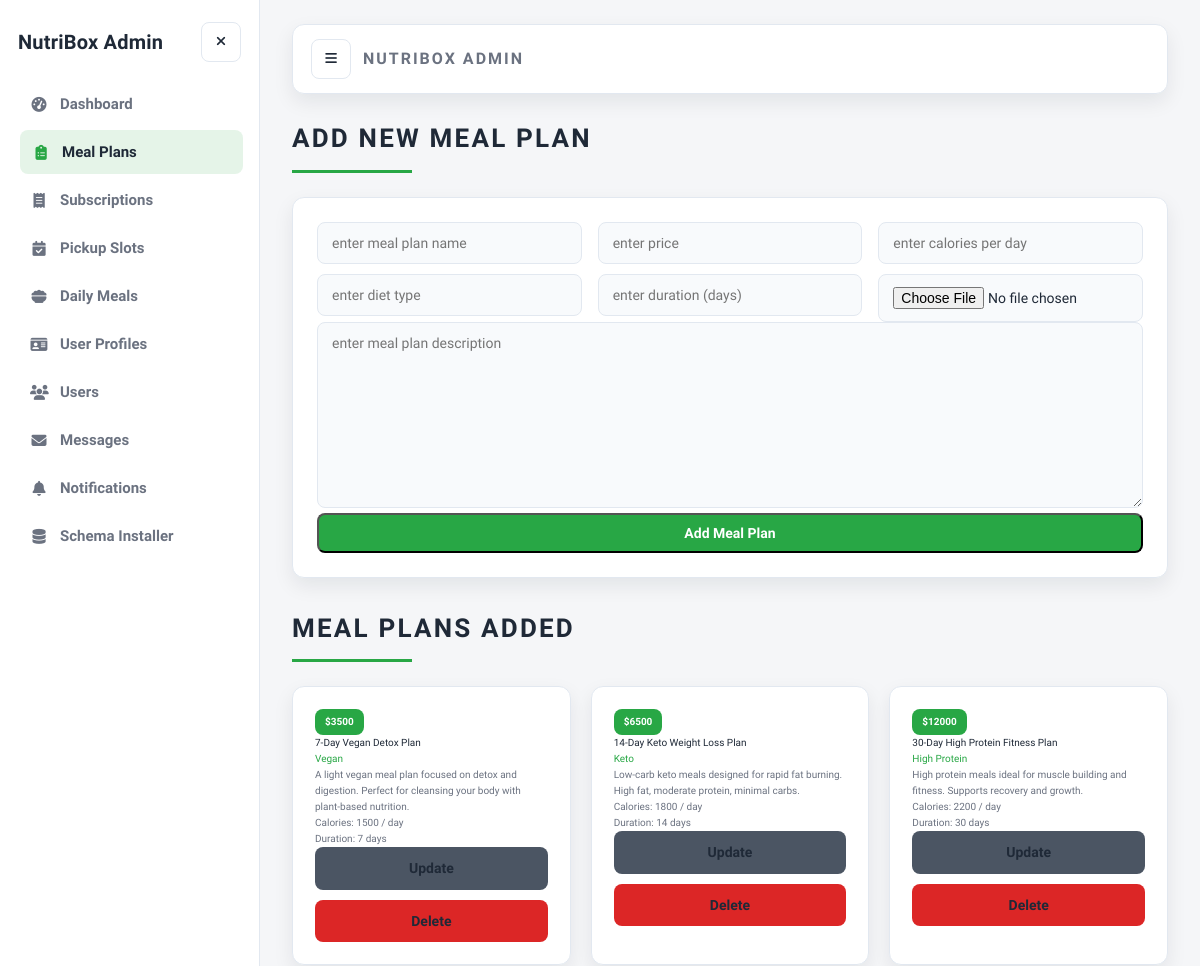
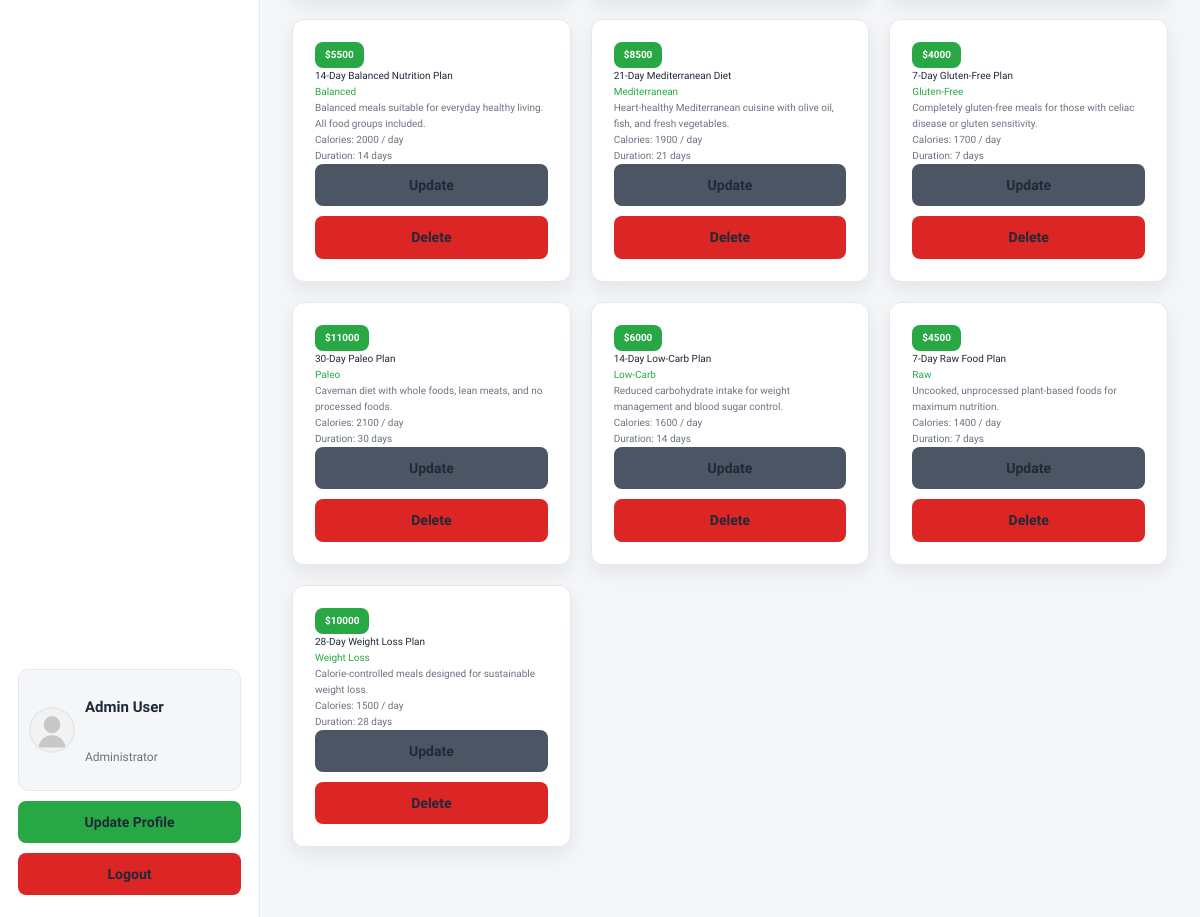
/admin/admin_products.php (signed in), run on the app's committed database (2 pictures, top to bottom).
### tables this page shows
CREATE TABLE IF NOT EXISTS users (
  id INT(100) NOT NULL AUTO_INCREMENT,
  name VARCHAR(100) NOT NULL,
  email VARCHAR(100) NOT NULL,
  password VARCHAR(255) NOT NULL,
  user_type VARCHAR(20) NOT NULL DEFAULT 'user',
  image VARCHAR(100) NOT NULL DEFAULT 'default-avatar.svg',
  PRIMARY KEY (id),
  UNIQUE KEY unique_email (email)
);

CREATE TABLE IF NOT EXISTS meal_plans (
  id INT(100) NOT NULL AUTO_INCREMENT,
  name VARCHAR(100) NOT NULL,
  description VARCHAR(500) NOT NULL,
  price INT(100) NOT NULL,
  duration INT(10) NOT NULL COMMENT 'Duration in days',
  calories INT(10) NOT NULL,
  diet_type VARCHAR(50) NOT NULL,
  image VARCHAR(100) NOT NULL,
  PRIMARY KEY (id)
);

### admin/admin_products.php (the view, shortened to what this page needs)
<?php
require_once __DIR__ . "/admin_auth.php";
?>
<!DOCTYPE html>
<html lang="en">
<head>
   <link rel="stylesheet" href="https://cdnjs.cloudflare.com/ajax/libs/font-awesome/6.1.1/css/all.min.css">
   <link rel="stylesheet" href="css/admin_style.css">
</head>
<body class="admin-body">
<?php include "admin_header.php"; ?>
<section class="add-products">
   <h1 class="title">add new meal plan</h1>
   <form action="" method="POST" enctype="multipart/form-data">
      <div class="flex">
         <div class="inputBox">
            <input type="text" name="name" class="box" required placeholder="enter meal plan name">
            <input type="text" name="diet_type" class="box" required placeholder="enter diet type">
         </div>
         <div class="inputBox">
            <input type="number" min="0" name="price" class="box" required placeholder="enter price">
            <input type="number" min="1" name="duration" class="box" required placeholder="enter duration (days)">
         </div>
         <div class="inputBox">
            <input type="number" min="0" name="calories" class="box" required placeholder="enter calories per day">
            <input type="file" name="image" required class="box" accept="image/jpg, image/jpeg, image/png">
         </div>
      </div>
      <textarea name="description" class="box" required placeholder="enter meal plan description" cols="30" rows="10"></textarea>
      <input type="submit" class="btn" value="add meal plan" name="add_meal_plan">
   </form>
</section>
<section class="show-products">
   <h1 class="title">meal plans added</h1>
   <div class="box-container">
   <?php
   $show_plans = $conn->prepare("SELECT * FROM `meal_plans`");
   $show_plans->execute();
   if ($show_plans->rowCount() > 0) {
       while ($fetch_plan = $show_plans->fetch(PDO::FETCH_ASSOC)) { ?>
   <div class="box">
      <div class="price">$<?= $fetch_plan["price"] ?></div>
      <div class="name"><?= $fetch_plan["name"] ?></div>
      <div class="cat"><?= $fetch_plan["diet_type"] ?></div>
      <div class="details"><?= $fetch_plan["description"] ?></div>
      <div class="details">Calories: <?= $fetch_plan["calories"] ?> / day</div>
      <div class="details">Duration: <?= $fetch_plan["duration"] ?> days</div>
      <div class="flex-btn">
         <a href="admin_update_product.php?update=<?= $fetch_plan[
             "id"
         ] ?>" class="option-btn">update</a>
         <a href="admin_products.php?delete=<?= $fetch_plan[
             "id"
         ] ?>" class="delete-btn" onclick="return confirm('delete this meal plan?');">delete</a>
      </div>
   </div>
   <?php }
   } else {
       echo '<p class="empty">no meal plans added yet!</p>';
   }
   ?>
   </div>
</section>
<?php include "admin_footer.php"; ?>
</body>
</html>

### admin/admin_sidebar.php (shortened to what this page needs)
<?php
function admin_nav_link($label, $href, $icon, $aliases = [])
{
    $current_page = basename($_SERVER["PHP_SELF"]);
    $active = in_array($current_page, array_merge([$href], $aliases), true);
    $active_class = $active ? " active" : "";
    echo '<a class="nav-link' .
        $active_class .
        '" href="' .
        $href .
        '"><i class="fas ' .
        $icon .
        '"></i><span>' .
        $label .
        "</span></a>";
}
?>
<aside class="admin-sidebar">
   <div class="sidebar-brand">
      <a href="admin_page.php" class="logo">NutriBox Admin</a>
      <button class="icon-btn sidebar-close" type="button" data-sidebar-toggle aria-label="Close sidebar">
         <i class="fas fa-times"></i>
      </button>
   </div>
   <nav class="sidebar-nav">
      <?php
      admin_nav_link("Dashboard", "admin_page.php", "fa-gauge-high");
      ?>
   </nav>
   <div class="sidebar-footer">
      <?php
      $select_profile = $conn->prepare("SELECT * FROM `users` WHERE id = ?");
      $select_profile->execute([$admin_id]);
      $fetch_profile = $select_profile->fetch(PDO::FETCH_ASSOC);
      ?>
      <div class="profile-card">
         <img src="../uploaded_img/<?= $fetch_profile["image"] ?>" alt="">
         <div class="profile-info">
            <p class="profile-name"><?= $fetch_profile["name"] ?></p>
            <p class="profile-role">Administrator</p>
         </div>
      </div>
      <a href="admin_update_profile.php" class="btn">update profile</a>
      <a href="logout.php" class="delete-btn">logout</a>
   </div>
</aside>

### data on the page
users: image (placeholder picture), name "Admin User"
meal_plans: price "3500", name "7-Day Vegan Detox Plan", diet_type "Vegan", description "A light vegan meal plan focused on detox and digestion. Perfect for cleansing your body with plant-based nutrition.", calories "1500", duration "7"
meal_plans: price "6500", name "14-Day Keto Weight Loss Plan", diet_type "Keto", description "Low-carb keto meals designed for rapid fat burning. High fat, moderate protein, minimal carbs.", calories "1800", duration "14"
meal_plans: price "12000", name "30-Day High Protein Fitness Plan", diet_type "High Protein", description "High protein meals ideal for muscle building and fitness. Supports recovery and growth.", calories "2200", duration "30"
meal_plans: price "5500", name "14-Day Balanced Nutrition Plan", diet_type "Balanced", description "Balanced meals suitable for everyday healthy living. All food groups included.", calories "2000", duration "14"
meal_plans: price "8500", name "21-Day Mediterranean Diet", diet_type "Mediterranean", description "Heart-healthy Mediterranean cuisine with olive oil, fish, and fresh vegetables.", calories "1900", duration "21"
meal_plans: price "4000", name "7-Day Gluten-Free Plan", diet_type "Gluten-Free", description "Completely gluten-free meals for those with celiac disease or gluten sensitivity.", calories "1700", duration "7"
meal_plans: price "11000", name "30-Day Paleo Plan", diet_type "Paleo", description "Caveman diet with whole foods, lean meats, and no processed foods.", calories "2100", duration "30"
meal_plans: price "6000", name "14-Day Low-Carb Plan", diet_type "Low-Carb", description "Reduced carbohydrate intake for weight management and blood sugar control.", calories "1600", duration "14"
meal_plans: price "4500", name "7-Day Raw Food Plan", diet_type "Raw", description "Uncooked, unprocessed plant-based foods for maximum nutrition.", calories "1400", duration "7"
meal_plans: price "10000", name "28-Day Weight Loss Plan", diet_type "Weight Loss", description "Calorie-controlled meals designed for sustainable weight loss.", calories "1500", duration "28"

### other printed values
$label "Dashboard Meal Plans Subscriptions Pickup Slots Daily Meals User Profiles Users Messages Notifications Schema Installer"
